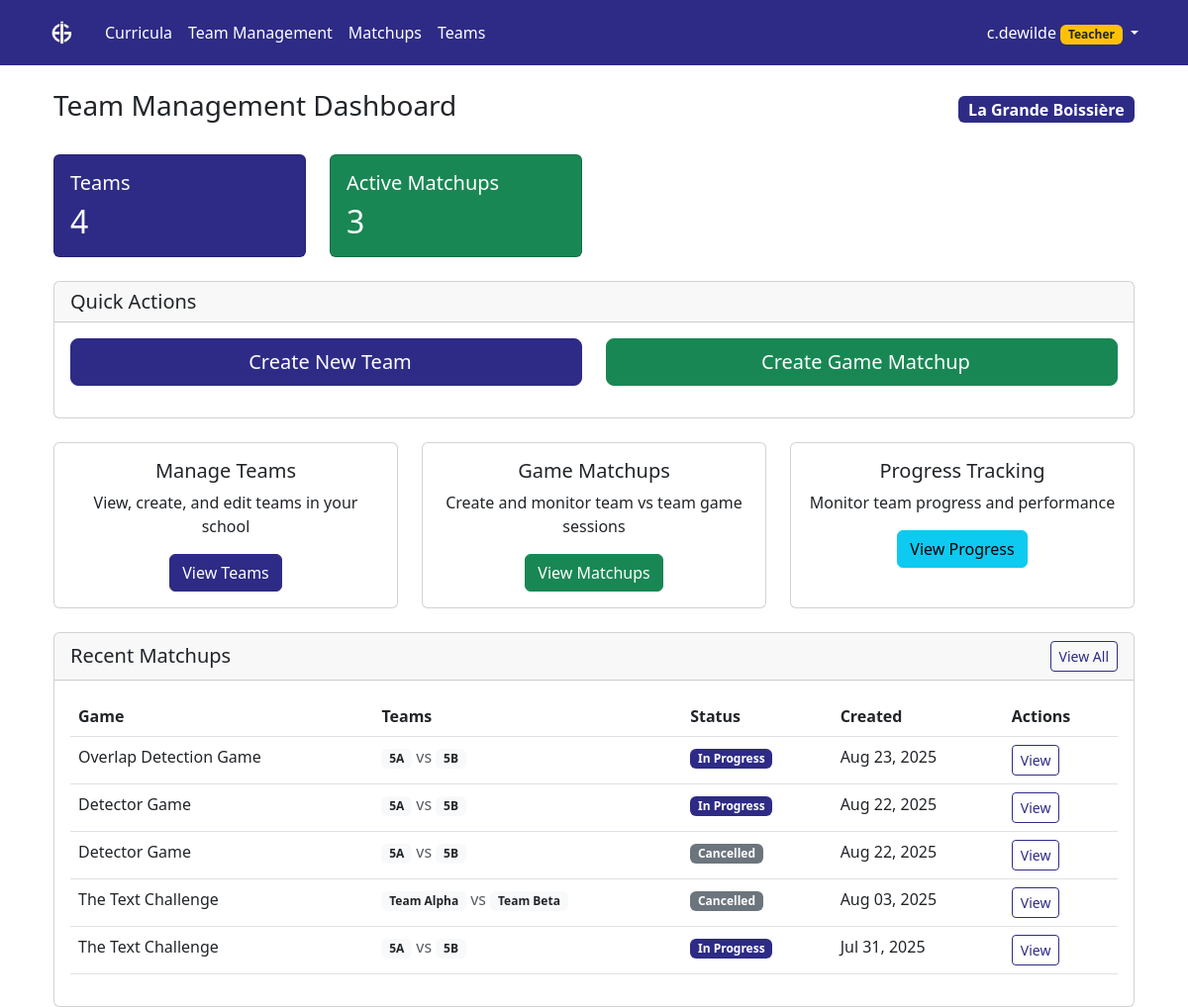
Page /aigames/team-management/ (signed in) on the committed database.
### aigames/models.py (models this page shows, shortened)
class School(models.Model):
    name = models.CharField(max_length=255, unique=True)
    short_name = models.CharField(max_length=50, help_text="Short name or abbreviation")
    description = models.TextField(blank=True)
    logo = models.ImageField(upload_to='school_logos/', blank=True, null=True, help_text="School logo for white-labeling")
    navbar_color = models.CharField(max_length=7, blank=True, help_text="Navbar color in hex format (e.g., #2E2B86)")
    primary_button_color = models.CharField(max_length=7, blank=True, help_text="Primary button color in hex format (e.g., #2E2B86)")
    website_url = models.URLField(blank=True, help_text="School website URL")
    address = models.TextField(blank=True)
    is_active = models.BooleanField(default=True)
    created_at = models.DateTimeField(auto_now_add=True)
    updated_at = models.DateTimeField(auto_now=True)
    @property
    def logo_url(self):
        if self.logo:
            return self.logo.url
        return None
    class Meta:
        ordering = ['name']

class GameMatchup(models.Model):
    MATCHUP_STATUS_CHOICES = [
        ('scheduled', 'Scheduled'),
        ('in_progress', 'In Progress'),
        ('completed', 'Completed'),
        ('cancelled', 'Cancelled'),
    ]
    ai_game = models.ForeignKey(AiGame, on_delete=models.CASCADE, related_name='matchups')
    team1 = models.ForeignKey(Team, on_delete=models.CASCADE, related_name='matchups_as_team1')
    team2 = models.ForeignKey(Team, on_delete=models.CASCADE, related_name='matchups_as_team2')
    school = models.ForeignKey(School, on_delete=models.CASCADE, related_name='game_matchups')
    created_by = models.ForeignKey(User, on_delete=models.CASCADE, related_name='created_matchups')
    status = models.CharField(max_length=20, choices=MATCHUP_STATUS_CHOICES, default='scheduled')
    scheduled_date = models.DateTimeField(null=True, blank=True, help_text="When the game is scheduled to be played")
    started_at = models.DateTimeField(null=True, blank=True)
    completed_at = models.DateTimeField(null=True, blank=True)
    notes = models.TextField(blank=True, help_text="Teacher notes about this matchup")
    created_at = models.DateTimeField(auto_now_add=True)
    updated_at = models.DateTimeField(auto_now=True)
    class Meta:
        ordering = ['-created_at']

class AiGame(models.Model):
    title = models.CharField(max_length=255)
    description = models.TextField(blank=True)
    created_at = models.DateTimeField(auto_now_add=True)
    updated_at = models.DateTimeField(auto_now=True)
    class Meta:
        ordering = ['title']

class Team(models.Model):
    name = models.CharField(max_length=255)  # Team names unique per school
    description = models.TextField(blank=True)
    school = models.ForeignKey(School, on_delete=models.CASCADE, related_name='teams')
    created_by = models.ForeignKey(User, on_delete=models.CASCADE, related_name='created_teams')
    members = models.ManyToManyField(User, through='TeamMembership', related_name='teams')
    games = models.ManyToManyField(AiGame, through='TeamGameParticipation', related_name='participating_teams')
    is_active = models.BooleanField(default=True)
    created_at = models.DateTimeField(auto_now_add=True)
    updated_at = models.DateTimeField(auto_now=True)
    class Meta:
        ordering = ['name']
        unique_together = ['school', 'name']  # Team names must be unique within each school

### aigames/views.py (the view)
# urls.py: path('team-management/', views.team_management_dashboard, name='team_management_dashboard'),
@login_required
@user_passes_test(can_create_teams)
def team_management_dashboard(request):
    user_school = request.user.profile.school
    school_teams = Team.objects.filter(school=user_school, is_active=True).order_by('name')
    all_school_matchups = GameMatchup.objects.filter(school=user_school).order_by('-created_at')
    total_teams = school_teams.count()
    active_matchups = all_school_matchups.filter(status__in=['scheduled', 'in_progress']).count()
    school_matchups = all_school_matchups[:10]
    context = {
        'school_teams': school_teams,
        'school_matchups': school_matchups,
        'total_teams': total_teams,
        'active_matchups': active_matchups,
        'user_school': user_school,
    }
    return render(request, 'aigames/team_management_dashboard.html', context)

### aigames/models.py (called while the page is built)
    @property
    def can_create_teams(self):
        return self.role in ['teacher', 'admin']

    @property
    def can_create_games(self):
        return self.role == 'admin'

    @property
    def can_modify_syllabus(self):
        return self.role == 'admin'

### aigames/views.py (called while the page is built)
def can_create_teams(user):
    if not user.is_authenticated:
        return False
    try:
        return user.profile.can_create_teams
    except UserProfile.DoesNotExist:
        return False

### aigames/templates/aigames/team_management_dashboard.html (shortened to what this page needs)
{% extends 'syllabus/base.html' %}
{% block content %}
<div class="container-fluid">
    <div class="row">
        <div class="col-12">
            <div class="d-flex justify-content-between align-items-center mb-4">
                <h1 class="h3">Team Management Dashboard</h1>
                <span class="badge bg-primary fs-6">{{ user_school.name }}</span>
            </div>
        </div>
    </div>
    <div class="row mb-4">
        <div class="col-md-3">
            <div class="card text-white bg-primary">
                <div class="card-body">
                    <div class="d-flex justify-content-between">
                        <div>
                            <h5 class="card-title">Teams</h5>
                            <h2 class="mb-0">{{ total_teams }}</h2>
                        </div>
                    </div>
                </div>
            </div>
        </div>
        <div class="col-md-3">
            <div class="card text-white bg-success">
                <div class="card-body">
                    <div class="d-flex justify-content-between">
                        <div>
                            <h5 class="card-title">Active Matchups</h5>
                            <h2 class="mb-0">{{ active_matchups }}</h2>
                        </div>
                    </div>
                </div>
            </div>
        </div>
    </div>
    <div class="row mb-4">
        <div class="col-12">
            <div class="card">
                <div class="card-header">
                    <h5 class="mb-0">Quick Actions</h5>
                </div>
                <div class="card-body">
                    <div class="row">
                        <div class="col-md-6 mb-3">
                            <a href="{% url 'aigames:create_school_team' %}" class="btn btn-primary btn-lg w-100">
                                Create New Team
                            </a>
                        </div>
                        <div class="col-md-6 mb-3">
                            <a href="{% url 'aigames:create_game_matchup' %}" class="btn btn-success btn-lg w-100">
                                Create Game Matchup
                            </a>
                        </div>
                    </div>
                </div>
            </div>
        </div>
    </div>
    <div class="row mb-4">
        <div class="col-md-4">
            <div class="card h-100">
                <div class="card-body text-center">
                    <h5 class="card-title">Manage Teams</h5>
                    <p class="card-text">View, create, and edit teams in your school</p>
                    <a href="{% url 'aigames:school_teams_list' %}" class="btn btn-primary">View Teams</a>
                </div>
            </div>
        </div>
        <div class="col-md-4">
            <div class="card h-100">
                <div class="card-body text-center">
                    <h5 class="card-title">Game Matchups</h5>
                    <p class="card-text">Create and monitor team vs team game sessions</p>
                    <a href="{% url 'aigames:game_matchups_list' %}" class="btn btn-success">View Matchups</a>
                </div>
            </div>
        </div>
        <div class="col-md-4">
            <div class="card h-100">
                <div class="card-body text-center">
                    <h5 class="card-title">Progress Tracking</h5>
                    <p class="card-text">Monitor team progress and performance</p>
                    <a href="{% url 'aigames:game_matchups_list' %}" class="btn btn-info">View Progress</a>
                </div>
            </div>
        </div>
    </div>
    {% if school_matchups %}
    <div class="row">
        <div class="col-12">
            <div class="card">
                <div class="card-header d-flex justify-content-between align-items-center">
                    <h5 class="mb-0">Recent Matchups</h5>
                    <a href="{% url 'aigames:game_matchups_list' %}" class="btn btn-sm btn-outline-primary">View All</a>
                </div>
                <div class="card-body">
                    <div class="table-responsive">
                        <table class="table table-hover">
                            <thead>
                                <tr>
                                    <th>Game</th>
                                    <th>Teams</th>
                                    <th>Status</th>
                                    <th>Created</th>
                                    <th>Actions</th>
                                </tr>
                            </thead>
                            <tbody>
                                {% for matchup in school_matchups %}
                                <tr>
                                    <td>{{ matchup.ai_game.title }}</td>
                                    <td>
                                        <span class="badge bg-light text-dark">{{ matchup.team1.name }}</span>
                                        <span class="text-muted">vs</span>
                                        <span class="badge bg-light text-dark">{{ matchup.team2.name }}</span>
                                    </td>
                                    <td>
                                        {% if matchup.status == 'scheduled' %}
                                            <span class="badge bg-warning">{{ matchup.get_status_display }}</span>
                                        {% elif matchup.status == 'in_progress' %}
                                            <span class="badge bg-primary">{{ matchup.get_status_display }}</span>
                                        {% elif matchup.status == 'completed' %}
                                            <span class="badge bg-success">{{ matchup.get_status_display }}</span>
                                        {% else %}
                                            <span class="badge bg-secondary">{{ matchup.get_status_display }}</span>
                                        {% endif %}
                                    </td>
                                    <td>{{ matchup.created_at|date:"M d, Y" }}</td>
                                    <td>
                                        <a href="{% url 'aigames:game_matchup_detail' matchup.id %}" class="btn btn-sm btn-outline-primary">
                                             View
                                        </a>
                                    </td>
                                </tr>
                                {% endfor %}
                            </tbody>
                        </table>
                    </div>
                </div>
            </div>
        </div>
    </div>
    {% endif %}
</div>
{% endblock %}

### syllabus/templates/syllabus/base.html (shortened to what this page needs)
{% load static %}
<!DOCTYPE html>
<html>
<head>
    <link href="{% static 'syllabus/css/bootstrap.min.css' %}" rel="stylesheet">
</head>
<body>
    {% block navbar %}
    <nav class="navbar navbar-expand-lg navbar-dark bg-primary">
        <div class="container">
            {% if user.is_authenticated %}
                <a class="navbar-brand d-flex align-items-center" href="{% if user_role == 'student' %}{% url 'aigames:student_dashboard' %}{% else %}{% url 'curriculum_list' %}{% endif %}">
                    {% if school_logo %}
                        <img src="{{ school_logo }}" alt="{{ school_name }} Logo" height="40">
                    {% else %}
                        📚 Aiducator
                    {% endif %}
                </a>
            {% else %}
                <a class="navbar-brand" href="{% url 'landing_page' %}">📚 Aiducator</a>
            {% endif %}
            <div class="collapse navbar-collapse" id="navbarNav">
                {% if user.is_authenticated %}
                    <ul class="navbar-nav me-auto">
                        {% if user_role == 'student' %}
                            <li class="nav-item">
                                <a class="nav-link" href="{% url 'aigames:student_dashboard' %}">
                                    <i class="bi bi-house-door"></i> My Games
                                </a>
                            </li>
                            <li class="nav-item">
                                <a class="nav-link" href="{% url 'aigames:list_teams' %}">
                                    <i class="bi bi-people"></i> Teams
                                </a>
                            </li>
                        {% else %}
                            <li class="nav-item">
                                <a class="nav-link" href="{% url 'curriculum_list' %}">
                                     Curricula
                                </a>
                            </li>
                            <li class="nav-item">
                                <a class="nav-link" href="{% url 'aigames:team_management_dashboard' %}">
                                     Team Management
                                </a>
                            </li>
                            <li class="nav-item">
                                <a class="nav-link" href="{% url 'aigames:game_matchups_list' %}">
                                     Matchups
                                </a>
                            </li>
                            <li class="nav-item">
                                <a class="nav-link" href="{% url 'aigames:list_teams' %}">
                                     Teams
                                </a>
                            </li>
                        {% endif %}
                    </ul>
                {% endif %}
                <ul class="navbar-nav">
                    {% if user.is_authenticated %}
                        <li class="nav-item dropdown">
                            <a class="nav-link dropdown-toggle" href="#" id="navbarDropdown" role="button" data-bs-toggle="dropdown">
                                {{ user.username }}
                                {% if user_role == 'admin' %}
                                    <span class="badge bg-danger">Admin</span>
                                {% elif user_role == 'teacher' %}
                                    <span class="badge bg-warning text-dark">Teacher</span>
                                {% elif user_role == 'student' %}
                                    <span class="badge bg-info">Student</span>
                                {% else %}
                                    <span class="badge bg-secondary">User</span>
                                {% endif %}
                            </a>
                        </li>
                    {% else %}
                        <li class="nav-item">
                            <a class="nav-link" href="/accounts/login/">Login</a>
                        </li>
                    {% endif %}
                </ul>
            </div>
        </div>
    </nav>
    {% endblock %}
    <div class="container mt-4">
        {% block content %}{% endblock %}
    </div>
</body>
</html>

### rows in the picture
School: name "La Grande Boissière"
GameMatchup: ai_game "Overlap Detection Game", team1.name "5A", team2.name "5B", status "In Progress", created_at "Aug 23, 2025"
GameMatchup: ai_game "Detector Game", team1.name "5A", team2.name "5B", status "In Progress", created_at "Aug 22, 2025"
GameMatchup: ai_game "Detector Game", team1.name "5A", team2.name "5B", status "Cancelled", created_at "Aug 22, 2025"
GameMatchup: ai_game "The Text Challenge", team1.name "Team Alpha", team2.name "Team Beta", status "Cancelled", created_at "Aug 03, 2025"
GameMatchup: ai_game "The Text Challenge", team1.name "5A", team2.name "5B", status "In Progress", created_at "Jul 31, 2025"

### other values in the picture
{{ user.username }} "c.dewilde"
{{ total_teams }} "4"
{{ active_matchups }} "3"
